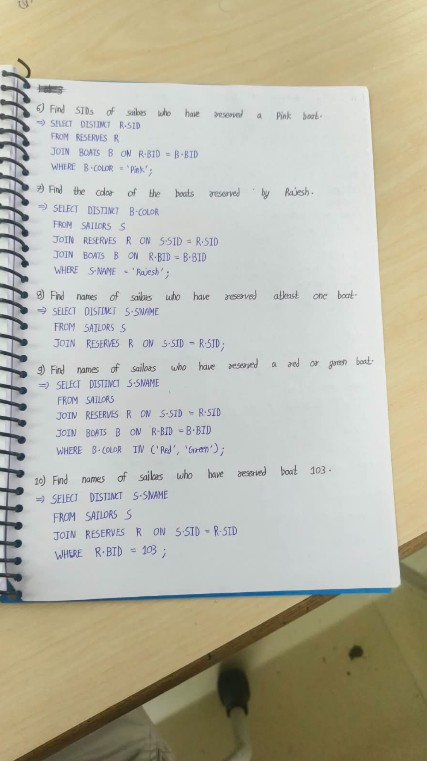
#> input picture samples/test1.jpg, 427 x 761 px; its folder holds only this picture in this run
$ python detector.py
#> lines starting #> are read from the running program, lines starting #| are printed output that depends on the picture; after the words box and inside, x2 and y2 are one past the last pixel; in counts of white or black regions, pixels touching at a corner belong together
### src/core/transformer.py
import cv2
import numpy as np


def order_points(pts):
    """
    Arrange four points as:
    top-left, top-right, bottom-right, bottom-left.
    """

    rect = np.zeros((4, 2), dtype="float32")

    # Sum of x and y coordinates
    s = pts.sum(axis=1)

    # Top-left has the smallest sum
    rect[0] = pts[np.argmin(s)]

    # Bottom-right has the largest sum
    rect[2] = pts[np.argmax(s)]

    # Difference between y and x
    diff = np.diff(pts, axis=1)

    # Top-right has the smallest difference
    rect[1] = pts[np.argmin(diff)]

    # Bottom-left has the largest difference
    rect[3] = pts[np.argmax(diff)]

    return rect


def four_point_transform(image, pts):
    """
    Transform the four document corners
    into a straight rectangular document.
    """

    # Make sure points are float32
    pts = pts.astype("float32")

    # Arrange points
    rect = order_points(pts)

    tl, tr, br, bl = rect

    # Calculate top and bottom widths
    width_top = np.linalg.norm(tr - tl)
    width_bottom = np.linalg.norm(br - bl)

    max_width = max(
        int(width_top),
        int(width_bottom)
    )

    # Calculate left and right heights
    height_left = np.linalg.norm(bl - tl)
    height_right = np.linalg.norm(br - tr)

    max_height = max(
        int(height_left),
        int(height_right)
    )

    # Prevent invalid output dimensions
    if max_width <= 0 or max_height <= 0:
        raise ValueError(
            "Invalid document dimensions."
        )

    # Destination rectangle
    destination = np.array(
        [
            [0, 0],
            [max_width - 1, 0],
            [max_width - 1, max_height - 1],
            [0, max_height - 1]
        ],
        dtype="float32"
    )

    # Calculate transformation matrix
    matrix = cv2.getPerspectiveTransform(
        rect,
        destination
    )

    # Apply transformation
    warped = cv2.warpPerspective(
        image,
        matrix,
        (max_width, max_height)
    )

    return warped

### src/core/detector.py
import cv2
import numpy as np
import os
import glob

from .transformer import four_point_transform


# ============================================================
# Project paths
# ============================================================

BASE_DIR = os.path.dirname(
    os.path.dirname(
        os.path.dirname(
            os.path.abspath(__file__)
        )
    )
)

SAMPLES_DIR = os.path.join(
    BASE_DIR,
    "samples"
)

OUTPUT_DIR = os.path.join(
    BASE_DIR,
    "outputs"
)

os.makedirs(
    OUTPUT_DIR,
    exist_ok=True
)


# ============================================================
# Load image
# ============================================================

def load_image(image_path):

    image = cv2.imread(image_path)

    if image is None:
        raise FileNotFoundError(
            f"Image could not be loaded: {image_path}"
        )

    print("Image loaded successfully.")

    return image


# ============================================================
# Preprocessing
# ============================================================

def preprocess(image):

    gray = cv2.cvtColor(
        image,
        cv2.COLOR_BGR2GRAY
    )

    blurred = cv2.GaussianBlur(
        gray,
        (5, 5),
        0
    )

    print("Preprocessing completed.")

    return gray, blurred


# ============================================================
# Canny edge detection
# ============================================================

def detect_edges(blurred):

    edges = cv2.Canny(
        blurred,
        50,
        150
    )

    print("Canny edge detection completed.")

    return edges


# ============================================================
# Create document mask using GrabCut
# ============================================================

def create_document_mask(image):

    print("\nCreating document mask using GrabCut...")

    height, width = image.shape[:2]

    # Start with everything as background.
    mask = np.full(
        (height, width),
        cv2.GC_BGD,
        dtype=np.uint8
    )

    # Give a small border as definite background.
    border = 10

    mask[
        border:height - border,
        border:width - border
    ] = cv2.GC_PR_BGD

    # The central area is considered probable foreground.
    # This works well because the document occupies
    # the main central part of the photograph.
    x1 = int(width * 0.08)
    x2 = int(width * 0.90)

    y1 = int(height * 0.12)
    y2 = int(height * 0.80)

    mask[
        y1:y2,
        x1:x2
    ] = cv2.GC_PR_FGD

    # The center of the image is marked as sure foreground.
    # This gives GrabCut a strong starting point.
    center_x1 = int(width * 0.20)
    center_x2 = int(width * 0.80)

    center_y1 = int(height * 0.25)
    center_y2 = int(height * 0.75)

    mask[
        center_y1:center_y2,
        center_x1:center_x2
    ] = cv2.GC_FGD

    # GrabCut working arrays.
    background_model = np.zeros(
        (1, 65),
        np.float64
    )

    foreground_model = np.zeros(
        (1, 65),
        np.float64
    )

    # Run GrabCut.
    cv2.grabCut(
        image,
        mask,
        None,
        background_model,
        foreground_model,
        5,
        cv2.GC_INIT_WITH_MASK
    )

    # Convert GrabCut output into a binary mask.
    document_mask = np.where(
        (mask == cv2.GC_FGD) |
        (mask == cv2.GC_PR_FGD),
        255,
        0
    ).astype(np.uint8)

    # Close small gaps.
    kernel = cv2.getStructuringElement(
        cv2.MORPH_RECT,
        (7, 7)
    )

    document_mask = cv2.morphologyEx(
        document_mask,
        cv2.MORPH_CLOSE,
        kernel,
        iterations=2
    )

    # Remove very small noise.
    document_mask = cv2.morphologyEx(
        document_mask,
        cv2.MORPH_OPEN,
        kernel,
        iterations=1
    )

    print("Document mask created.")

    return document_mask


# ============================================================
# Prepare edge mask
# ============================================================

def prepare_edges(edges):

    kernel = cv2.getStructuringElement(
        cv2.MORPH_RECT,
        (5, 5)
    )

    closed = cv2.morphologyEx(
        edges,
        cv2.MORPH_CLOSE,
        kernel,
        iterations=2
    )

    dilated = cv2.dilate(
        closed,
        kernel,
        iterations=1
    )

    return closed, dilated


# ============================================================
# Check whether contour touches image border
# ============================================================

def is_border_contour(
    contour,
    image_width,
    image_height
):

    x, y, width, height = cv2.boundingRect(
        contour
    )

    margin = 5

    if x <= margin:
        return True

    if y <= margin:
        return True

    if x + width >= image_width - margin:
        return True

    if y + height >= image_height - margin:
        return True

    return False


# ============================================================
# Find document contour
# ============================================================

def find_document_contour(
    document_mask,
    image
):

    print("\nSearching for document contour...")

    height, width = image.shape[:2]

    image_area = width * height

    minimum_area = image_area * 0.20
    maximum_area = image_area * 0.95

    contours, _ = cv2.findContours(
        document_mask,
        cv2.RETR_EXTERNAL,
        cv2.CHAIN_APPROX_SIMPLE
    )

    print(
        "Contours detected:",
        len(contours)
    )

    if len(contours) == 0:

        print("\nDOCUMENT NOT FOUND")

        return None

    # Sort contours from largest to smallest.
    contours = sorted(
        contours,
        key=cv2.contourArea,
        reverse=True
    )

    for contour in contours:

        area = cv2.contourArea(
            contour
        )

        print(
            "Checking contour area:",
            int(area)
        )

        # Ignore very small contours.
        if area < minimum_area:
            continue

        # Ignore almost full-image contours.
        if area > maximum_area:
            print(
                "Contour too large, ignored."
            )
            continue

        # Ignore the outer photograph border.
        if is_border_contour(
            contour,
            width,
            height
        ):

            print(
                "Border contour ignored."
            )

            continue

        perimeter = cv2.arcLength(
            contour,
            True
        )

        # Try multiple approximation values.
        for epsilon_ratio in [
            0.005,
            0.01,
            0.015,
            0.02,
            0.025,
            0.03
        ]:

            approximation = cv2.approxPolyDP(
                contour,
                epsilon_ratio * perimeter,
                True
            )

            print(
                "Contour area:",
                int(area),
                "| Approximation:",
                epsilon_ratio,
                "| Corners:",
                len(approximation)
            )

            # Document must have four corners.
            if len(approximation) != 4:
                continue

            points = approximation.reshape(
                4,
                2
            ).astype(np.float32)

            # Find bounding dimensions.
            x_values = points[:, 0]
            y_values = points[:, 1]

            document_width = (
                np.max(x_values)
                - np.min(x_values)
            )

            document_height = (
                np.max(y_values)
                - np.min(y_values)
            )

            # Document should be reasonably large.
            if document_width < width * 0.40:
                continue

            if document_height < height * 0.40:
                continue

            # Make sure points are not on photograph edges.
            if np.any(points[:, 0] <= 3):
                continue

            if np.any(points[:, 1] <= 3):
                continue

            if np.any(
                points[:, 0] >= width - 3
            ):
                continue

            if np.any(
                points[:, 1] >= height - 3
            ):
                continue

            # Check that the contour is convex.
            if not cv2.isContourConvex(
                approximation
            ):
                continue

            print(
                "\nDOCUMENT FOUND"
            )

            return points

    print(
        "\nDOCUMENT NOT FOUND"
    )

    return None


# ============================================================
# Draw detected contour
# ============================================================

def draw_contour(
    image,
    corners
):

    result = image.copy()

    if corners is None:

        return result

    points = corners.astype(
        np.int32
    )

    # Draw document boundary.
    cv2.polylines(
        result,
        [points],
        True,
        (0, 255, 0),
        4
    )

    # Draw four corner points.
    for i, point in enumerate(points):

        x = int(point[0])
        y = int(point[1])

        cv2.circle(
            result,
            (x, y),
            8,
            (0, 0, 255),
            -1
        )

        cv2.putText(
            result,
            f"P{i + 1}",
            (x + 10, y - 10),
            cv2.FONT_HERSHEY_SIMPLEX,
            0.7,
            (255, 0, 0),
            2
        )

    return result


# ============================================================
# Save image
# ============================================================

def save_image(
    image,
    path
):

    success = cv2.imwrite(
        path,
        image
    )

    print(
        "Saved:",
        os.path.basename(path),
        "| Success:",
        success
    )

    return success


# ============================================================
# Process one image
# ============================================================

def process_image(image_path):

    image_name = os.path.splitext(
        os.path.basename(image_path)
    )[0]

    print("\n" + "=" * 60)

    print(
        "Processing:",
        image_name
    )

    print(
        "Input path:",
        image_path
    )

    print("=" * 60)

    # --------------------------------------------------------
    # Step 1: Load image
    # --------------------------------------------------------

    image = load_image(
        image_path
    )

    # --------------------------------------------------------
    # Step 2: Preprocessing
    # --------------------------------------------------------

    gray, blurred = preprocess(
        image
    )

    # --------------------------------------------------------
    # Step 3: Edge detection
    # --------------------------------------------------------

    edges = detect_edges(
        blurred
    )

    # --------------------------------------------------------
    # Step 4: Create document mask
    # --------------------------------------------------------

    document_mask = create_document_mask(
        image
    )

    # --------------------------------------------------------
    # Step 5: Prepare edges
    # --------------------------------------------------------

    closed_edges, dilated_edges = prepare_edges(
        edges
    )

    # --------------------------------------------------------
    # Step 6: Find document contour
    # --------------------------------------------------------

    corners = find_document_contour(
        document_mask,
        image
    )

    # --------------------------------------------------------
    # Step 7: Save preprocessing results
    # --------------------------------------------------------

    save_image(
        gray,
        os.path.join(
            OUTPUT_DIR,
            image_name + "_gray.jpg"
        )
    )

    save_image(
        blurred,
        os.path.join(
            OUTPUT_DIR,
            image_name + "_blurred.jpg"
        )
    )

    save_image(
        edges,
        os.path.join(
            OUTPUT_DIR,
            image_name + "_edges.jpg"
        )
    )

    save_image(
        closed_edges,
        os.path.join(
            OUTPUT_DIR,
            image_name + "_closed.jpg"
        )
    )

    save_image(
        dilated_edges,
        os.path.join(
            OUTPUT_DIR,
            image_name + "_dilated.jpg"
        )
    )

    save_image(
        document_mask,
        os.path.join(
            OUTPUT_DIR,
            image_name + "_mask.jpg"
        )
    )

    # --------------------------------------------------------
    # Step 8: Save contour image
    # --------------------------------------------------------

    contour_image = draw_contour(
        image,
        corners
    )

    save_image(
        contour_image,
        os.path.join(
            OUTPUT_DIR,
            image_name + "_contour.jpg"
        )
    )

    # --------------------------------------------------------
    # Step 9: Perspective transformation
    # --------------------------------------------------------

    if corners is not None:

        print(
            "\nDetected document corners:"
        )

        for i, point in enumerate(corners):

            print(
                f"Corner {i + 1}: "
                f"({int(point[0])}, "
                f"{int(point[1])})"
            )

        try:

            warped = four_point_transform(
                image,
                corners
            )

            warped_path = os.path.join(
                OUTPUT_DIR,
                image_name + "_warped.jpg"
            )

            save_image(
                warped,
                warped_path
            )

            print(
                "\nPerspective transformation completed."
            )

            print(
                "Warped output:",
                warped_path
            )

        except Exception as error:

            print(
                "\nPerspective transformation failed."
            )

            print(
                "Error:",
                error
            )

    else:

        print(
            "\nPerspective transformation skipped."
        )

        print(
            "Reason: document contour "
            "was not detected."
        )


# ============================================================
# Find all input images
# ============================================================

def get_input_images():

    image_paths = []

    extensions = [
        "*.jpg",
        "*.jpeg",
        "*.png"
    ]

    for extension in extensions:

        paths = glob.glob(
            os.path.join(
                SAMPLES_DIR,
                extension
            )
        )

        image_paths.extend(
            paths
        )

    return sorted(
        image_paths
    )


# ============================================================
# Main program
# ============================================================

if __name__ == "__main__":

    print("=" * 60)

    print(
        "DOCUMENT SCANNER"
    )

    print(
        "MODULE 1 + MODULE 2"
    )

    print(
        "PREPROCESSING, EDGE DETECTION, "
        "DOCUMENT DETECTION AND "
        "PERSPECTIVE TRANSFORMATION"
    )

    print("=" * 60)

    # Find all images inside samples folder.
    image_paths = get_input_images()

    print(
        "\nImages found:"
    )

    if len(image_paths) == 0:

        print(
            "No images found."
        )

    else:

        for path in image_paths:

            print(
                "-",
                os.path.basename(path)
            )

        # Process every image.
        for image_path in image_paths:

            try:

                process_image(
                    image_path
                )
#> in load_image, image is the input picture: shape (761, 427, 3); mean B, G, R 166.9, 182.9, 185.1
#> in preprocess, `gray = cv2.cvtColor( image, cv2.COLOR_BGR2GRAY )`:
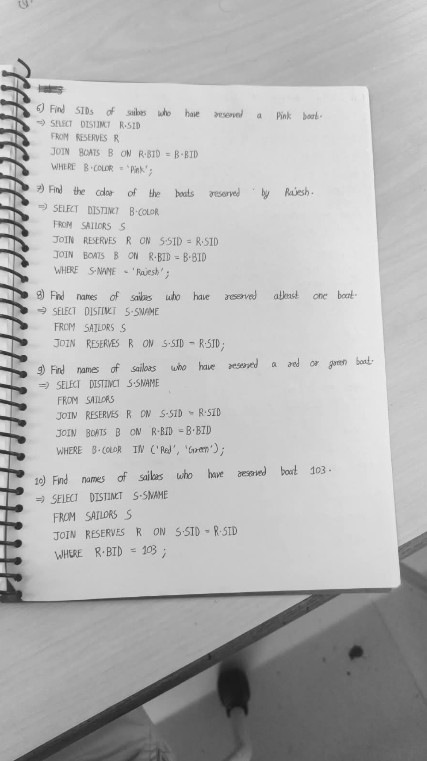
#> gray: shape (761, 427); min 23, max 244, mean 181.7
#> in detect_edges, `edges = cv2.Canny( blurred, 50, 150 )`:
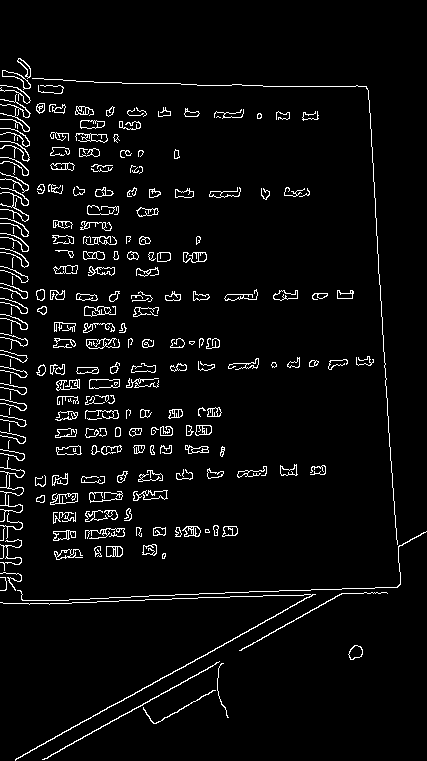
#> edges: shape (761, 427); 4.5% white in thin lines or dots
#> in process_image, `document_mask = create_document_mask( image )`:
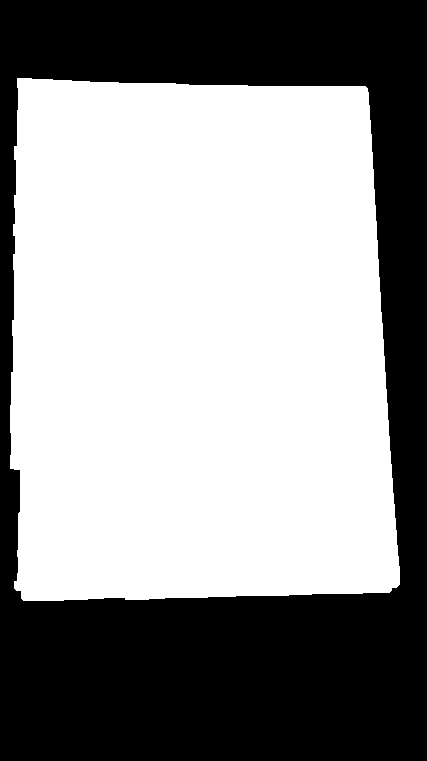
#> document_mask: shape (761, 427); 58.3% white; 1 black region, box (x1, y1, x2, y2) and area: (0, 0, 427, 761) 135463
#> in prepare_edges, `closed = cv2.morphologyEx( edges, cv2.MORPH_CLOSE, kernel, iterations=..`:
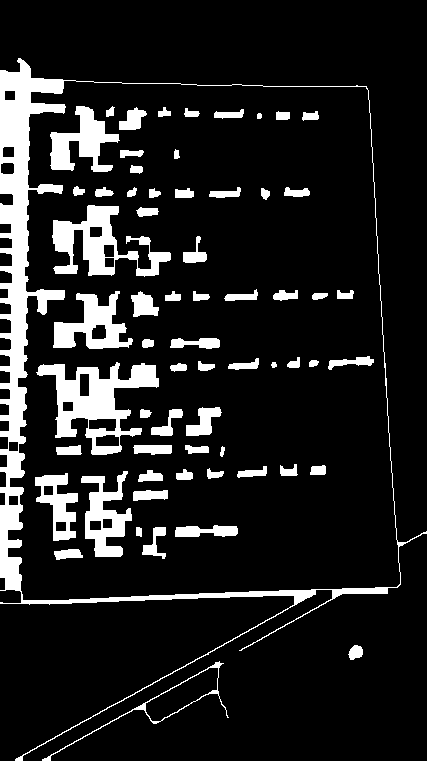
#> closed: shape (761, 427); 12.8% white; 64 white regions, largest, box (x1, y1, x2, y2) and area: (0, 58, 427, 761) 15470, (36, 362, 159, 455) 4613, (52, 205, 171, 277) 3387
#> in prepare_edges, `dilated = cv2.dilate( closed, kernel, iterations=1 )`:
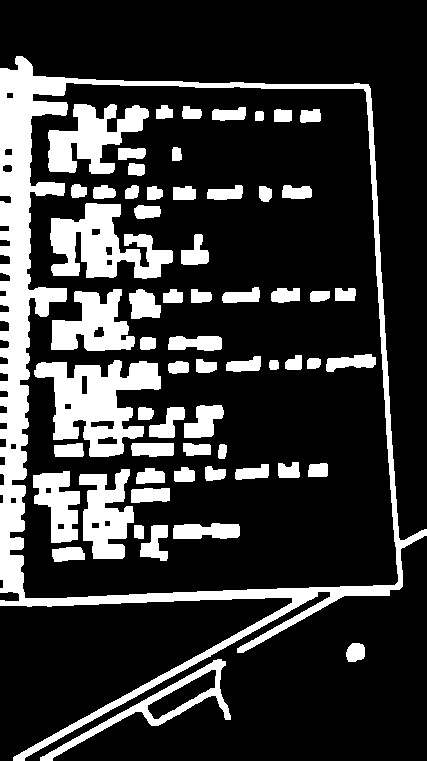
#> dilated: shape (761, 427); 21.7% white; 62 white regions
#> (the rest of the program and of its run is left out)
